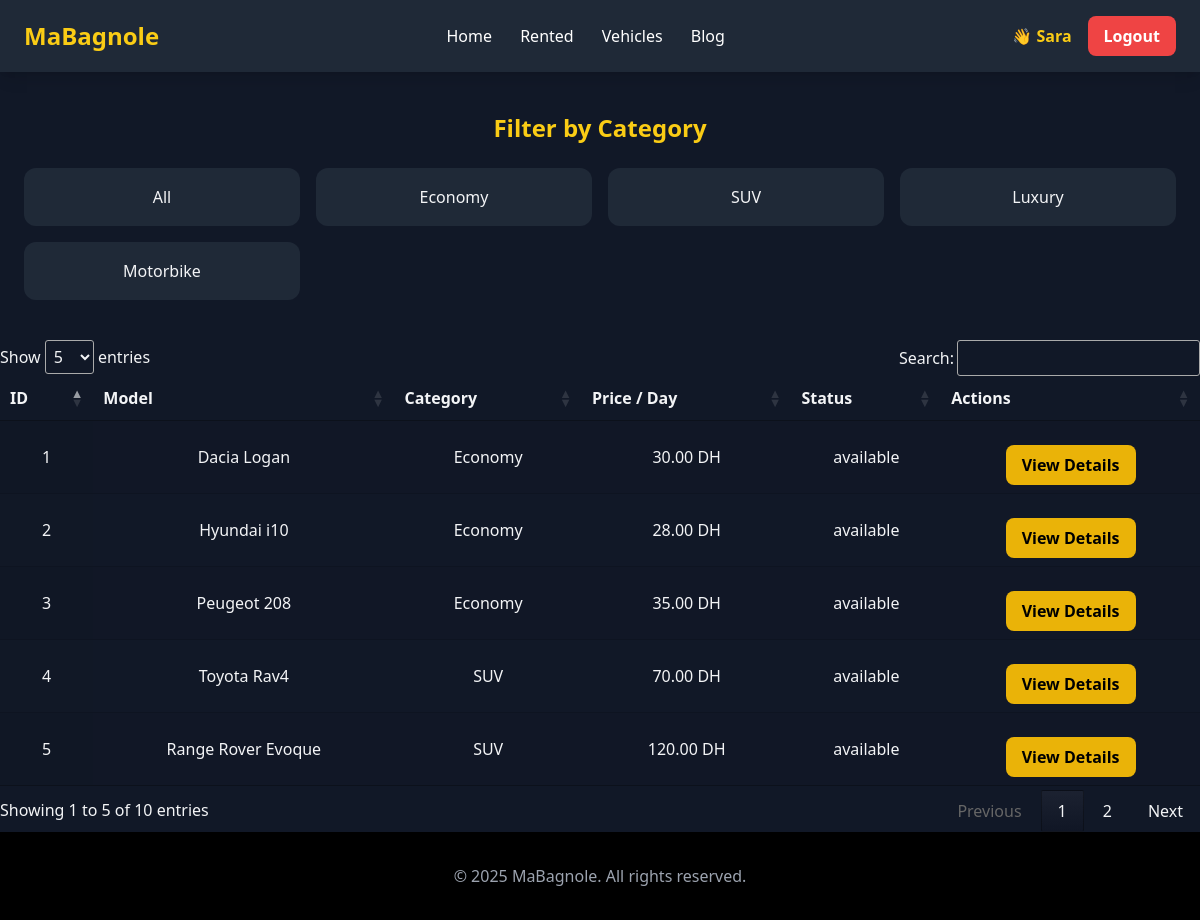
/code/View/Vehicles.php (signed in), run on the app's committed database.
### tables this page shows
CREATE TABLE vehicles (
	vehicle_id INT AUTO_INCREMENT PRIMARY KEY,
    model VARCHAR(200) NOT NULL,
    price_day DECIMAL(10,2),
    vehicle_status VARCHAR(100),
    category_id INT,
    creat_time TIMESTAMP DEFAULT CURRENT_TIMESTAMP,
    Vehicle_image	varchar(300),
    
    FOREIGN KEY (category_id) REFERENCES categories(id)
);

CREATE TABLE categories(
	id INT AUTO_INCREMENT PRIMARY KEY,
    cate_name VARCHAR(150) NOT NULL
);

### code/controlls/vehicles_pagination.php (called while the page is built, shortened)
<?php
    $vehicle = new Vehicles;
    $vehicles = $vehicle->getVehicleCategory();
?>

### code/config/database.php (called while the page is built, shortened)
<?php
class Database
{
    private static $conn = null;
    public static function Connect()
    {
    if (self::$conn === null) {
        try {
            self::$conn = new PDO("mysql:host=localhost;dbname=MaBagnole;charset=utf8mb4","root","");
            self::$conn->setAttribute(PDO::ATTR_ERRMODE, PDO::ERRMODE_EXCEPTION);
            self::$conn->setAttribute(PDO::ATTR_DEFAULT_FETCH_MODE, PDO::FETCH_ASSOC);
        } catch (PDOException $e) {
            die("Database connection failed: " . $e->getMessage());
        }
        }
        return self::$conn;
    }
}

### code/models/Vehicles.php (called while the page is built, shortened)
<?php
class Vehicles
{
    public function getVehicleCategory()
    {
        try{
            $sql = "SELECT * FROM vehicles v
                    LEFT JOIN categories c
                    ON c.id = v.category_id;";
            $stmt = DataBase::Connect()->prepare($sql);
            $stmt->execute();
            return $stmt->fetchAll();
        }catch(pdoexception $e){
            return $e;
        }
    }
}
?>

### code/View/Vehicles.php (the view, shortened to what this page needs)
<?php
  include_once "../controlls/vehicles_pagination.php";
?>
<!DOCTYPE html>
<html lang="en">
<head>
  <script src="https://cdn.tailwindcss.com"></script>
  <link rel="stylesheet" href="https://cdn.datatables.net/1.13.8/css/jquery.dataTables.min.css">
</head>
<body class="bg-gray-900 text-gray-100">
<?php include_once "./header.php"; ?>
<section class="max-w-7xl mx-auto px-6 py-10">
  <h3 class="text-2xl font-bold mb-6 text-center text-yellow-400">
    Filter by Category
  </h3>
  <div class="grid grid-cols-2 sm:grid-cols-4 gap-4">
    <div data-category=""
      class="category-card bg-gray-800 rounded-xl p-4 text-center cursor-pointer
             hover:bg-gray-700 transition border border-transparent">
      All
    </div>
    <div data-category="Economy"
      class="category-card bg-gray-800 rounded-xl p-4 text-center cursor-pointer
             hover:bg-gray-700 transition border border-transparent">
      Economy
    </div>
    <div data-category="SUV"
      class="category-card bg-gray-800 rounded-xl p-4 text-center cursor-pointer
             hover:bg-gray-700 transition border border-transparent">
      SUV
    </div>
    <div data-category="Luxury"
      class="category-card bg-gray-800 rounded-xl p-4 text-center cursor-pointer
             hover:bg-gray-700 transition border border-transparent">
      Luxury
    </div>
    <div data-category="Motorbike"
      class="category-card bg-gray-800 rounded-xl p-4 text-center cursor-pointer
             hover:bg-gray-700 transition border border-transparent">
      Motorbike
    </div>
  </div>
</section>
<table id="vehiclesTable" class="display w-full text-center">
  <thead>
    <tr>
      <th>ID</th>
      <th>Model</th>
      <th>Category</th>
      <th>Price / Day</th>
      <th>Status</th>
      <th>Actions</th>
    </tr>
  </thead>
  <tbody>
    <?php foreach ($vehicles as $v): ?>
      <tr>
        <td><?= $v['vehicle_id'] ?></td>
        <td><?= $v['model'] ?></td>
        <td><?= $v['cate_name'] ?></td>
        <td><?= $v['price_day'] ?> DH</td>
        <td><?= $v['vehicle_status'] ?></td>
        <td>
          <a href="./Vehicle_details.php?id=<?= $v['vehicle_id'] ?>"
           class="mt-4 inline-block bg-yellow-500 text-black px-4 py-2 rounded-lg font-semibold
                  hover:bg-yellow-400 transition">
          View Details
        </a>
        </td>
      </tr>
    <?php endforeach; ?>
  </tbody>
</table>
<footer class="bg-black text-gray-400">
  <div class="max-w-7xl mx-auto px-6 py-8 text-center">
    © 2025 MaBagnole. All rights reserved.
  </div>
</footer>
</body>
</html>

### code/View/header.php (shortened to what this page needs)
<header class="bg-gray-800 shadow-lg">
  <div class="max-w-7xl mx-auto px-6 py-4 flex justify-between items-center">
    <h1 class="text-2xl font-bold text-yellow-400">MaBagnole</h1>
    <nav class="space-x-6 hidden md:block">
      <a href="../index.php" class="hover:text-yellow-400 text-white transition">Home</a>
      <?php
      if(isset($_SESSION['role'])){
      if($_SESSION['role'] === 'admin'){
        echo '<a href="../View/admin.php" class="hover:text-yellow-400 text-white transition">Dashboard</a>';
      }else{
        echo '<a href="../View/rented.php" class="hover:text-yellow-400 text-white transition">Rented</a>
              <a href="../View/Vehicles.php" class="hover:text-yellow-400 text-white transition">Vehicles</a>
              <a href="../View/Themes.php" class="hover:text-yellow-400 text-white transition">Blog</a>';
      }
    }
      ?>
    </nav>
    <?php
    if (isset($_SESSION['username'])){
      echo "
      <div class='flex items-center gap-4'>
        <span class='text-yellow-400 font-semibold'>
          👋 {$_SESSION['username']}
        </span>
        <a href='../controlls/logout.php'
          class='bg-red-500 text-white px-4 py-2 rounded-lg font-semibold hover:bg-red-400 transition'>
          Logout
        </a>
      </div> ";
    }
    ?>
  </div>
</header>

### data on the page
vehicles: vehicle_id "1", model "Dacia Logan", category.cate_name "Economy", price_day "30.00", vehicle_status "available"
vehicles: vehicle_id "2", model "Hyundai i10", category.cate_name "Economy", price_day "28.00", vehicle_status "available"
vehicles: vehicle_id "3", model "Peugeot 208", category.cate_name "Economy", price_day "35.00", vehicle_status "available"
vehicles: vehicle_id "4", model "Toyota Rav4", category.cate_name "SUV", price_day "70.00", vehicle_status "available"
vehicles: vehicle_id "5", model "Range Rover Evoque", category.cate_name "SUV", price_day "120.00", vehicle_status "available"

### other printed values
$_SESSION['username'] "Sara"
